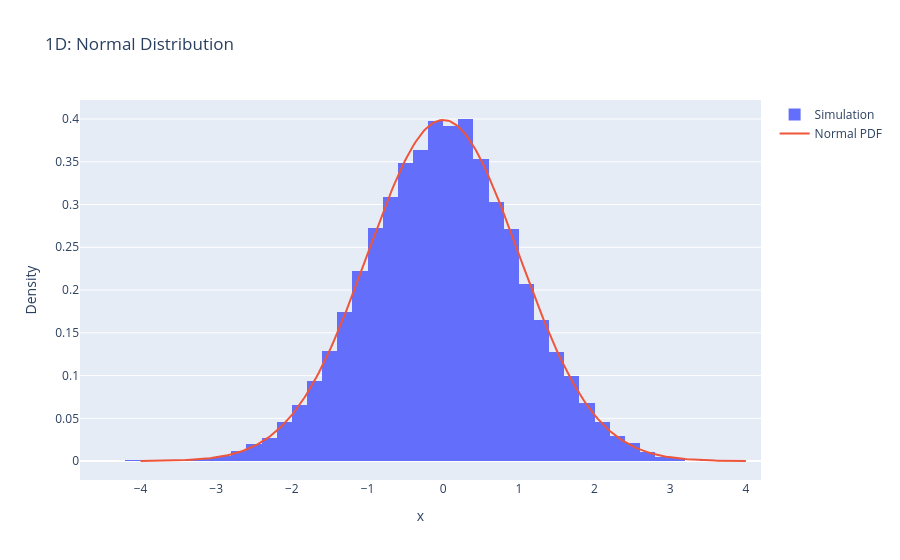

The notebook cell saved with this chart:
### Markdown cell above
### HOW CHANGE IN DIMENSIONS SHAPE THE DISTRIBUTION?

### Code cell
#1D -> Normal
n=20000
x = np.random.normal(0, sigma, n)
fig = go.Figure()

fig.add_trace(
    go.Histogram(
        x=x,
        histnorm="probability density",
        nbinsx=50,
        name="Simulation"
    )
)

xx = np.linspace(-4,4,300)

pdf = (1/(sigma * np.sqrt(2 * np.pi))) * np.exp(-0.5 * (xx / sigma)**2)

fig.add_trace(
    go.Scatter(
        x=xx,
        y=pdf,
        mode="lines",
        name="Normal PDF"
    )
)

fig.update_layout(
    title="1D: Normal Distribution",
    xaxis_title="x",
    yaxis_title="Density"
)

fig.show()

### Figure 1 — Plotly figure (JSON) as saved in the notebook; plotly's stock layout.template omitted (floating-point values rounded to 4 significant figures; data arrays with more than 128 entries replaced by an {"elided": "..."} marker saying what was removed)
{"data": [{"histnorm": "probability density", "name": "Simulation", "nbinsx": 50, "type": "histogram", "x": {"elided": "20000 float values"}}, {"mode": "lines", "name": "Normal PDF", "type": "scatter", "x": {"elided": "300 float values"}, "y": {"elided": "300 float values"}}], "layout": {"title": {"text": "1D: Normal Distribution"}, "xaxis": {"title": {"text": "x"}}, "yaxis": {"title": {"text": "Density"}}}}
